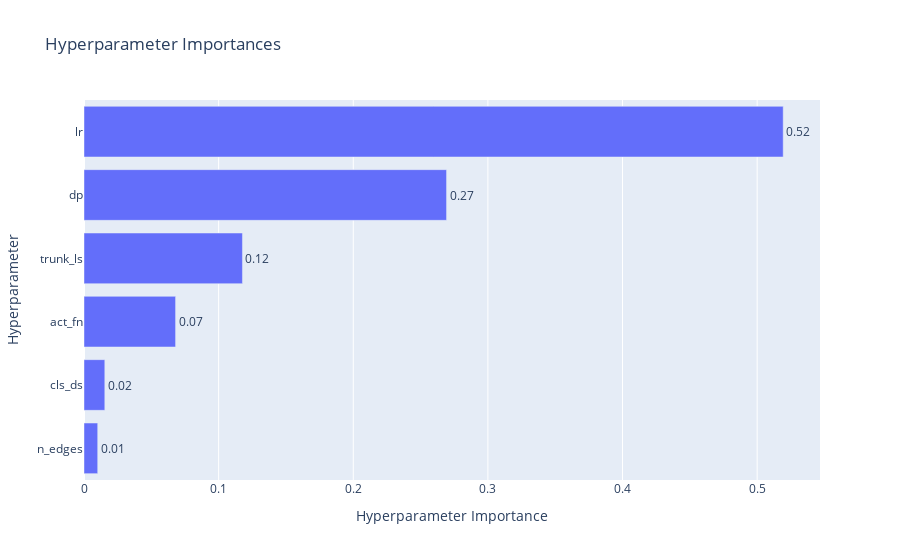
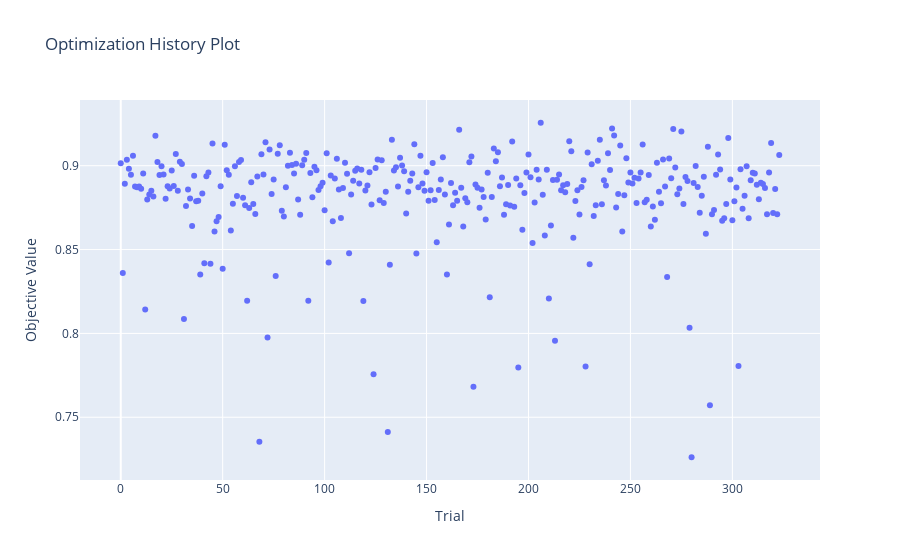

Notebook source saved alongside these figures, in order:
### Code cell
print_study_results("cls_gcn")

### Figure 1 — Plotly figure (JSON) as saved in the notebook; plotly's stock layout.template omitted (floating-point values rounded to 4 significant figures)
{"data": [{"cliponaxis": false, "hovertemplate": ["n_edges (CategoricalDistribution): 0.010187059357212999<extra></extra>", "cls_ds (CategoricalDistribution): 0.015456208579427318<extra></extra>", "act_fn (CategoricalDistribution): 0.0680225045622868<extra></extra>", "trunk_ls (CategoricalDistribution): 0.11769203550060438<extra></extra>", "dp (CategoricalDistribution): 0.26929817622809543<extra></extra>", "lr (CategoricalDistribution): 0.5193440157723732<extra></extra>"], "name": "Objective Value", "orientation": "h", "text": ["0.01", "0.02", "0.07", "0.12", "0.27", "0.52"], "textposition": "outside", "type": "bar", "x": [0.01019, 0.01546, 0.06802, 0.1177, 0.2693, 0.5193], "y": ["n_edges", "cls_ds", "act_fn", "trunk_ls", "dp", "lr"]}], "layout": {"title": {"text": "Hyperparameter Importances"}, "xaxis": {"title": {"text": "Hyperparameter Importance"}}, "yaxis": {"title": {"text": "Hyperparameter"}}}}

### Figure 2 — Plotly figure (JSON) as saved in the notebook; plotly's stock layout.template omitted (floating-point values rounded to 4 significant figures; data arrays with more than 128 entries replaced by an {"elided": "..."} marker saying what was removed)
{"data": [{"mode": "markers", "name": "Objective Value", "type": "scatter", "x": {"elided": "324 int values"}, "y": {"elided": "324 float values"}}, {"marker": {"color": "#cccccc"}, "mode": "markers", "name": "Infeasible Trial", "showlegend": false, "type": "scatter", "x": [], "y": []}], "layout": {"title": {"text": "Optimization History Plot"}, "xaxis": {"title": {"text": "Trial"}}, "yaxis": {"title": {"text": "Objective Value"}}}}
